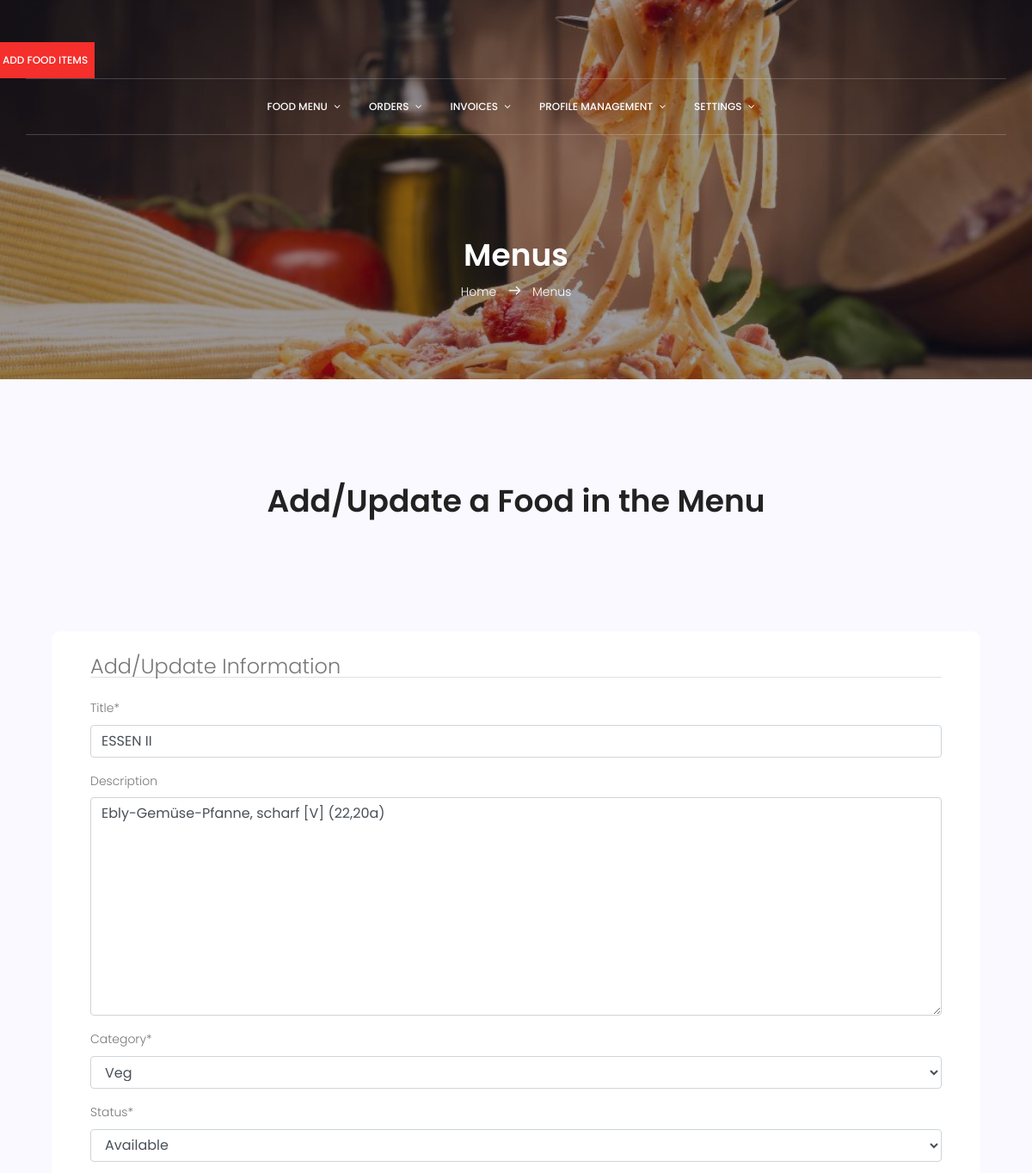
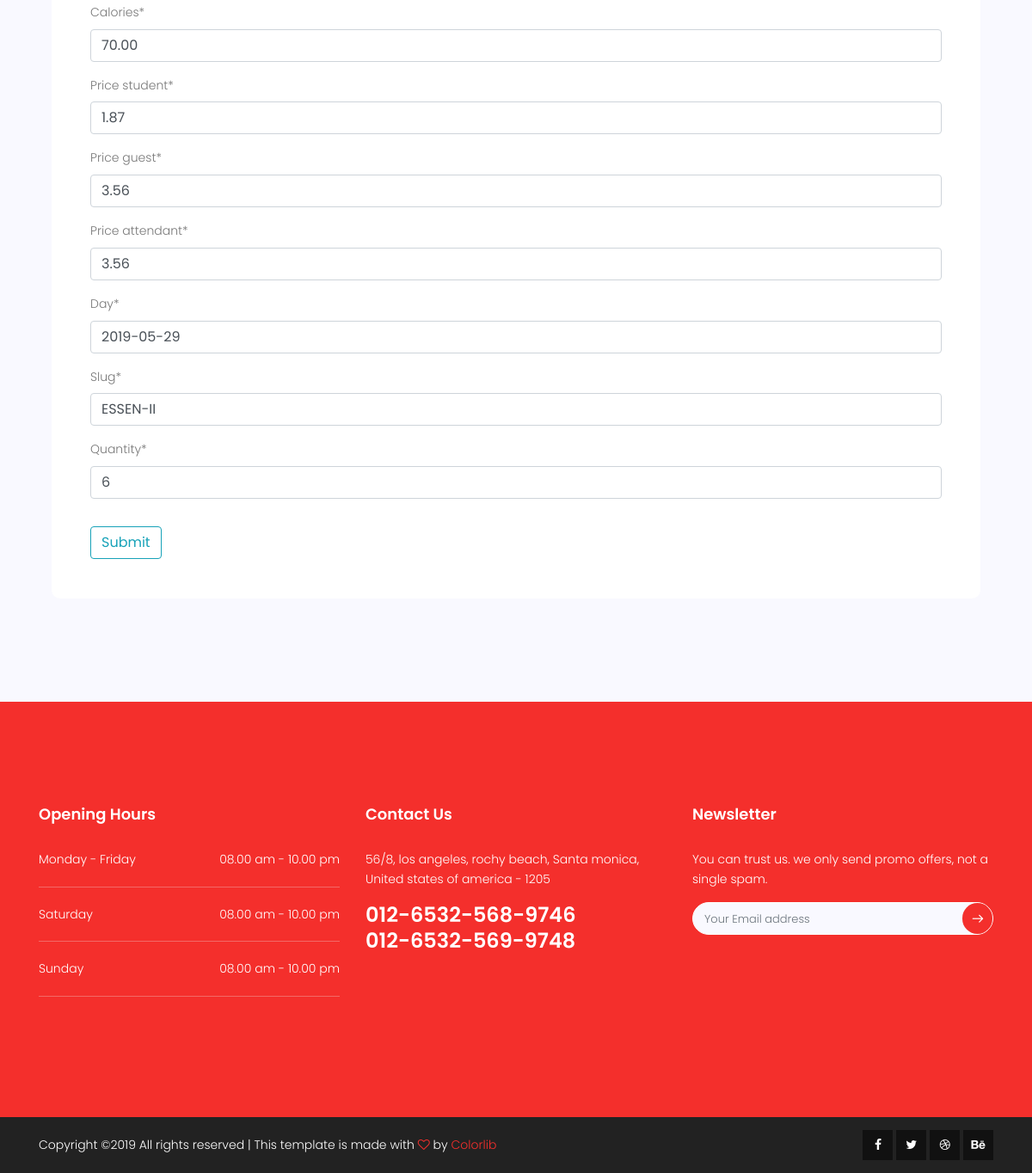
The app's page /menu/admin-menu/2/update/ (signed in) with its own data (2 pictures, top to bottom).
### menus/models.py (models this page shows, shortened)
class Menu(models.Model):
    title           = models.CharField(max_length=50)
    description     = models.TextField(null=True, blank=True)
    category        = models.CharField(max_length=120, choices=CATEGORY_CHOICES)
    status          = models.CharField(max_length=120, choices=STATUS_CHOICES, default="Not Available")
    calories        = models.DecimalField(max_digits=100, decimal_places=2, default=0.00)
    price_student   = models.DecimalField(max_digits=100, decimal_places=2, default=0.00)
    price_guest     = models.DecimalField(max_digits=100, decimal_places=2, default=0.00)
    price_attendant = models.DecimalField(max_digits=100, decimal_places=2, default=0.00)
    day             = models.DateField()
    slug            = models.SlugField(unique=True)
    quantity        = models.IntegerField(default=0)
    timestamp       = models.DateTimeField(auto_now_add=True, auto_now=False)
    update          = models.DateTimeField(auto_now_add=False, auto_now=True)

### menus/views.py (the view, shortened to what this page needs)
# urls.py: path('admin-menu/<int:pk>/update/', views.UpdateMenuView.as_view(), name="menu-update"),
class UpdateMenuView(LoginRequiredMixin, UpdateView):
    template_name = "admin_temp/menu/menu_form.html"
    model = Menu
    fields = [
        'title', 'description', 'category', 'status', 'calories',
        'price_student', 'price_guest', 'price_attendant',
        'day', 'slug', 'quantity',
    ]

### templates/admin_temp/menu/menu_form.html (shortened to what this page needs)
{% extends '../base.html' %}
{%  load crispy_forms_tags %}
{% block content %}
<section class="menu-area section-gap" id="menu">
    <div class="container">
        <div class="row d-flex justify-content-center">
            <div class="menu-content pb-70 col-lg-8">
                <div class="title text-center">
                    <h1 class="mb-10">Add/Update a Food in the Menu</h1>
                </div>
            </div>
        </div>
        <div class="filters-content">
                <div class="col-md-12">
                    <div class="single-menu">
                        <form method="POST" enctype="multipart/form-data">
                            <div class="col-md-12">
                                <fieldset class="form-group">
                                    <legend class="border-bottom mb-4">Add/Update Information</legend>
                                    {{ form|crispy }}
                                </fieldset>
                            </div>
                            <div class="col-md-12">
                                <div class="form-group">
                                    <input type="submit" class="btn btn-outline-info" name="submit" value="Submit" />
                                </div>
                            </div>
                        </form>
                    </div>
                </div>
        </div>
    </div>
</section>
{% endblock %}

### static/css/main.css (style rules this page uses)
body { color:#777;font-family:"Poppins",sans-serif;font-size:14px;font-weight:300;line-height:1.625em;position:relative }
select { display:block }
h1,h2,h3,h4,h5,h6 { font-family:"Poppins",sans-serif;color:#222;line-height:1.2em !important;margin-bottom:0;margin-top:0;font-weight:600 }
h1,.h1 { font-size:36px }
.mb-10 { margin-bottom:10px }
.pb-70 { padding-bottom:70px }
.text-center { text-align:center }
h1 { font-size:36px }
h1,h2,h3,h4,h5,h6 { line-height:1.5em }
.section-gap { padding:120px 0 }
.menu-area { background:#f9f9ff }
.menu-area .filters-content { margin-top:50px }
.single-menu { background:#fff;border-radius:10px;padding:30px;margin-top:20px }

### records on screen
Menu: title "ESSEN II", description "Ebly-Gemüse-Pfanne, scharf [V] (22,20a)", category "Veg", status "Available", calories "70.00", price_student "1.87", price_guest "3.56", price_attendant "3.56", day "2019-05-29", slug "ESSEN-II", quantity "6"
